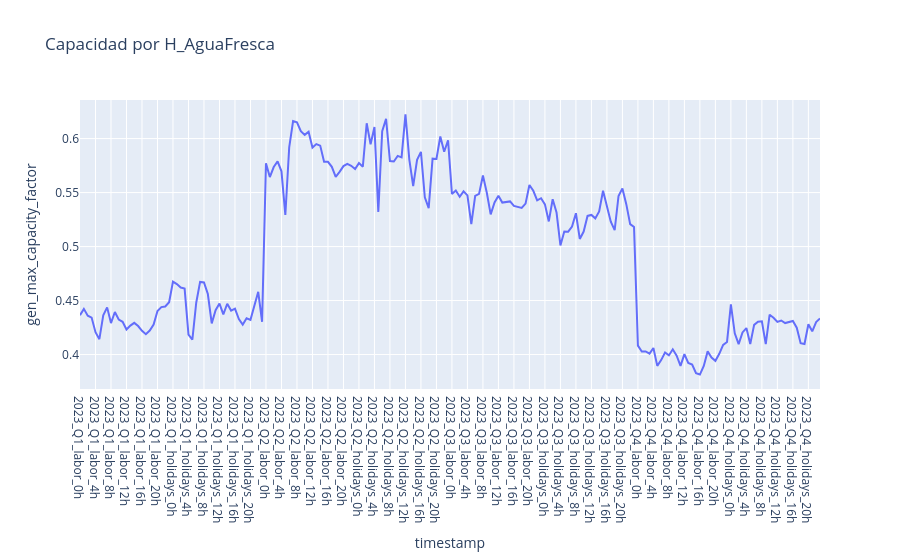

The notebook cell saved with this chart:
### Code cell
import plotly.express as px
import pandas as pd
plot_hydro_cap = generation[generation['GENERATION_PROJECT'] == 'H_Amaime']
plot_hydro_cap = plot_hydro_cap[plot_hydro_cap['timepoint_id'] <= 192].sort_values(by='timepoint_id')

timepoints['timepoint_id'] = timepoints['timepoint_id'].astype('int64')
plot_hydro_cap = pd.merge(
    plot_hydro_cap, timepoints,
    on='timepoint_id', how="inner")
fig = px.line(
    plot_hydro_cap, 
    x='timestamp', y='gen_max_capacity_factor', title='Capacidad por H_AguaFresca'
)
fig.show()

### Figure 1 — Plotly figure (JSON) as saved in the notebook; plotly's stock layout.template omitted (floating-point values rounded to 4 significant figures; data arrays with more than 128 entries replaced by an {"elided": "..."} marker saying what was removed)
{"data": [{"hovertemplate": "timestamp=%{x}<br>gen_max_capacity_factor=%{y}<extra></extra>", "legendgroup": "", "line": {"color": "#636efa", "dash": "solid"}, "marker": {"symbol": "circle"}, "mode": "lines", "name": "", "orientation": "v", "showlegend": false, "type": "scatter", "x": {"elided": "192 str values"}, "xaxis": "x", "y": {"elided": "192 float values"}, "yaxis": "y"}], "layout": {"legend": {"tracegroupgap": 0}, "title": {"text": "Capacidad por H_AguaFresca"}, "xaxis": {"anchor": "y", "domain": [0, 1], "title": {"text": "timestamp"}}, "yaxis": {"anchor": "x", "domain": [0, 1], "title": {"text": "gen_max_capacity_factor"}}}}
